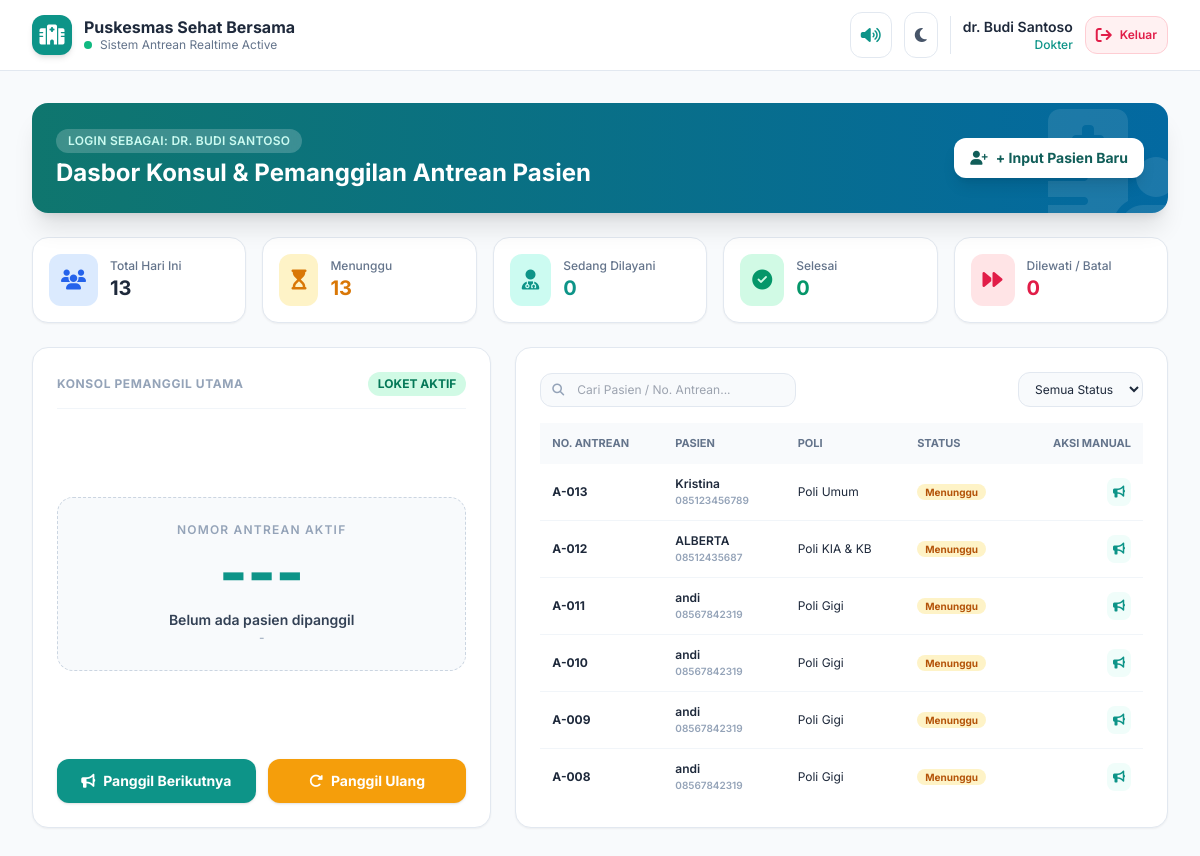
The page /dashboard.php (signed in) on the database its author committed.
### tables this page shows
CREATE TABLE `antrean` (
  `id_antrean` bigint UNSIGNED NOT NULL,
  `nomor_tiket` varchar(15) NOT NULL,
  `angka_antrean` int UNSIGNED NOT NULL,
  `id_pasien` int UNSIGNED NOT NULL,
  `id_poli` int UNSIGNED NOT NULL,
  `tanggal_kunjungan` date NOT NULL,
  `tipe_pendaftaran` enum('online','walk_in') NOT NULL DEFAULT 'online',
  `status_antrean` enum('menunggu','dipanggil','dilayani','selesai','dilewati','batal') NOT NULL DEFAULT 'menunggu',
  `waktu_daftar` timestamp NULL DEFAULT CURRENT_TIMESTAMP,
  `waktu_panggil` timestamp NULL DEFAULT NULL,
  `waktu_mulai_layani` timestamp NULL DEFAULT NULL,
  `waktu_selesai` timestamp NULL DEFAULT NULL,
  `id_petugas_pemanggil` int UNSIGNED DEFAULT NULL
);

CREATE TABLE `pasien` (
  `id_pasien` int UNSIGNED NOT NULL,
  `nik` char(16) DEFAULT NULL,
  `nama_lengkap` varchar(100) NOT NULL,
  `no_telepon` varchar(15) NOT NULL,
  `alamat` text,
  `created_at` timestamp NULL DEFAULT CURRENT_TIMESTAMP
);

CREATE TABLE `poli` (
  `id_poli` int UNSIGNED NOT NULL,
  `kode_poli` varchar(10) NOT NULL,
  `nama_poli` varchar(100) NOT NULL,
  `prefix_antrean` char(2) NOT NULL,
  `kuota_harian` int UNSIGNED NOT NULL DEFAULT '50',
  `status_aktif` enum('buka','tutup') NOT NULL DEFAULT 'buka',
  `created_at` timestamp NULL DEFAULT CURRENT_TIMESTAMP,
  `updated_at` timestamp NULL DEFAULT CURRENT_TIMESTAMP ON UPDATE CURRENT_TIMESTAMP
);

### dashboard.php (the view, shortened to what the rows shown need)
<?php
require_once 'config/database.php';
$stmtAntrean =$pdo->prepare("
    SELECT a.*, p.nama_lengkap, p.no_telepon, po.nama_poli
    FROM antrean a
    JOIN pasien p ON a.id_pasien = p.id_pasien
    JOIN poli po ON a.id_poli = po.id_poli
    ORDER BY a.id_antrean DESC
");
$stmtAntrean->execute();
$dataAntreanDB =$stmtAntrean->fetchAll(PDO::FETCH_ASSOC);
?>
<!DOCTYPE html>
<html lang="id" class="h-full">
<head>
    <script src="https://cdn.tailwindcss.com"></script>
    <link rel="stylesheet" href="https://cdnjs.cloudflare.com/ajax/libs/font-awesome/6.4.0/css/all.min.css">
</head>
<body class="bg-slate-50 text-slate-800 dark:bg-slate-900 dark:text-slate-100 min-h-full transition-colors duration-200">
    <div id="app" class="min-h-screen flex flex-col">
        <header class="sticky top-0 z-30 bg-white/90 dark:bg-slate-800/90 backdrop-blur border-b border-slate-200 dark:border-slate-700 px-4 lg:px-8 py-3 flex items-center justify-between">
            <div class="flex items-center space-x-3">
                <div>
                    <h2 class="font-bold text-slate-800 dark:text-white leading-tight">Puskesmas Sehat Bersama</h2>
                </div>
            </div>
        </header>
        <main class="flex-1 p-4 lg:p-8 space-y-6 max-w-7xl w-full mx-auto">
            <div class="flex flex-col md:flex-row md:items-center justify-between bg-gradient-to-r from-teal-700 to-clinical-700 text-white rounded-2xl p-4 md:p-6 shadow-xl relative overflow-hidden">
                <div class="relative z-10 space-y-1">
                    <h1 class="text-xl md:text-2xl font-bold">Dasbor Konsul & Pemanggilan Antrean Pasien</h1>
                </div>
            </div>
            <div class="grid grid-cols-1 lg:grid-cols-12 gap-6">
                <div class="lg:col-span-5 bg-white dark:bg-slate-800 rounded-2xl border border-slate-200 dark:border-slate-700 p-6 shadow-sm flex flex-col justify-between space-y-6">
                    <div class="text-center py-6 bg-slate-50 dark:bg-slate-900/60 rounded-2xl border border-dashed border-slate-300 dark:border-slate-700">
                        <h2 id="displayQueueNum" class="text-5xl lg:text-6xl font-extrabold text-teal-600">---</h2>
                    </div>
                </div>
                <div class="lg:col-span-7 bg-white dark:bg-slate-800 rounded-2xl border border-slate-200 dark:border-slate-700 p-6 shadow-sm flex flex-col justify-between space-y-4">
                    <div class="overflow-x-auto flex-1 max-h-[380px] overflow-y-auto">
                        <table class="w-full text-left border-collapse">
                            <thead class="bg-slate-50 dark:bg-slate-900/80 sticky top-0 text-[11px] font-bold text-slate-500 uppercase">
                                <tr>
                                    <th class="py-3 px-3">No. Antrean</th>
                                    <th class="py-3 px-3">Pasien</th>
                                    <th class="py-3 px-3">Poli</th>
                                    <th class="py-3 px-3">Status</th>
                                    <th class="py-3 px-3 text-right">Aksi Manual</th>
                                </tr>
                            </thead>
                            <tbody id="queueTableBody" class="divide-y divide-slate-100 dark:divide-slate-700 text-xs">
                                <?php if (empty($dataAntreanDB)): ?>
                                    <tr><td colspan="5" class="py-4 text-center text-slate-400">Belum ada data antrean.</td></tr>
                                <?php else: ?>
                                    <?php foreach ($dataAntreanDB as$row): ?>
                                        <?php
                                            $st = strtolower($row['status'] ?? $row['status_antrean'] ?? 'menunggu');
                                            $nomor =$row['nomor_antrean'] ?? $row['no_antrean'] ?? $row['kode_antrean'] ?? $row['tiket'] ?? $row['nomor'] ?? $row['no_tiket'] ?? ('A-' . str_pad($row['id_antrean'] ?? 1, 3, '0', STR_PAD_LEFT));
                                            $nama =$row['nama_lengkap'] ?? '-';
                                            $telepon =$row['no_telepon'] ?? '-';
                                            $poli =$row['nama_poli'] ?? '-';
                                        ?>
                                        <tr class="queue-row" data-status="<?php echo $st; ?>" data-search="<?php echo strtolower(htmlspecialchars($nomor . ' ' .$nama)); ?>">
                                            <td class="py-3 px-3 font-bold text-slate-800 dark:text-white"><?php echo htmlspecialchars($nomor); ?></td>
                                            <td class="py-3 px-3 font-semibold">
                                                <?php echo htmlspecialchars($nama); ?><br>
                                                <span class="text-[10px] text-slate-400"><?php echo htmlspecialchars($telepon); ?></span>
                                            </td>
                                            <td class="py-3 px-3"><?php echo htmlspecialchars($poli); ?></td>
                                            <td class="py-3 px-3">
                                                <?php
                                                    $badge = "bg-amber-100 text-amber-700";
                                                ?>
                                                <span class="px-2 py-0.5 rounded-full text-[10px] font-bold <?php echo $badge; ?>"><?php echo ucfirst($st); ?></span>
                                            </td>
                                            <td class="py-3 px-3 text-right">
                                                <button onclick="panggilPasien('<?php echo htmlspecialchars($nomor); ?>', '<?php echo htmlspecialchars($nama); ?>', '<?php echo htmlspecialchars($poli); ?>')" class="p-1.5 rounded-lg bg-teal-50 text-teal-600 hover:bg-teal-100" title="Panggil">
                                                    <i class="fa-solid fa-bullhorn text-xs"></i>
                                                </button>
                                            </td>
                                        </tr>
                                    <?php endforeach; ?>
                                <?php endif; ?>
                            </tbody>
                        </table>
                    </div>
                </div>
            </div>
        </main>
    </div>
</body>
</html>

### rows shown on the page
antrean: id_antrean "A-013", id_pasien.nama_lengkap "Kristina", id_pasien.no_telepon "085123456789", id_poli.nama_poli "Poli Umum", status_antrean "Menunggu"
antrean: id_antrean "A-012", id_pasien.nama_lengkap "ALBERTA", id_pasien.no_telepon "08512435687", id_poli.nama_poli "Poli KIA & KB", status_antrean "Menunggu"
antrean: id_antrean "A-011", id_pasien.nama_lengkap "andi", id_pasien.no_telepon "08567842319", id_poli.nama_poli "Poli Gigi", status_antrean "Menunggu"
antrean: id_antrean "A-010", id_pasien.nama_lengkap "andi", id_pasien.no_telepon "08567842319", id_poli.nama_poli "Poli Gigi", status_antrean "Menunggu"
antrean: id_antrean "A-009", id_pasien.nama_lengkap "andi", id_pasien.no_telepon "08567842319", id_poli.nama_poli "Poli Gigi", status_antrean "Menunggu"
antrean: id_antrean "A-008", id_pasien.nama_lengkap "andi", id_pasien.no_telepon "08567842319", id_poli.nama_poli "Poli Gigi", status_antrean "Menunggu"

### other values the page prints
$_SESSION['nama_lengkap'] "dr. Budi Santoso"
$_SESSION['role'] "Dokter"
$_SESSION['nama_lengkap'] "DR. BUDI SANTOSO"
$total_hari_ini "13"
$menunggu "13"
$dipanggil "0"
$selesai "0"
$dilewati "0"
